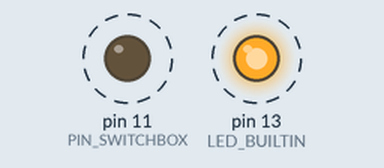
The sketch below on a simulated Arduino Uno, built with avr-gcc and run on an emulated ATmega328P. Shown: output pins drawn as LEDs (lit = HIGH). Dashed ring = blinking.

Above: at 0.5 s.
Timing chart, 0 to 4.6 s (numbered marks = the images above):
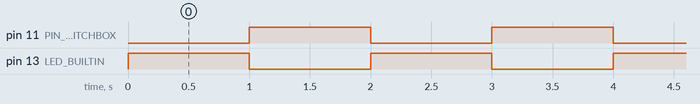

The sketch:

DeloreanMod_SwitchLight_Blink.ino
```cpp
// Connexion des fils : Rouge=5V Noir=11 Bleu=GND
// accessibles en broche mâle sur le port ICSP ;)

#define PIN_SWITCHBOX 11 //UNO
//#define PIN_SWITCHBOX 51 //MEGA
bool switchBox = LOW;

void setup() {
  pinMode(LED_BUILTIN, OUTPUT);
  pinMode(PIN_SWITCHBOX, OUTPUT);
}

void loop() {
  switchBox = HIGH;
  digitalWrite(LED_BUILTIN, HIGH); // Arduino Built-in Led is ON
  digitalWrite(PIN_SWITCHBOX, !switchBox); // Green LED is ON
  delay(1000);
  switchBox = LOW;
  digitalWrite(LED_BUILTIN, LOW); // Arduino Built-in Led is OFF
  digitalWrite(PIN_SWITCHBOX, !switchBox); // Red LED is ON
  delay(1000);
}
```

Measured:
- by itself, pin 11 (PIN_SWITCHBOX), pin 13 (LED_BUILTIN): alternates HIGH for 1.0 s and LOW for 1.0 s
